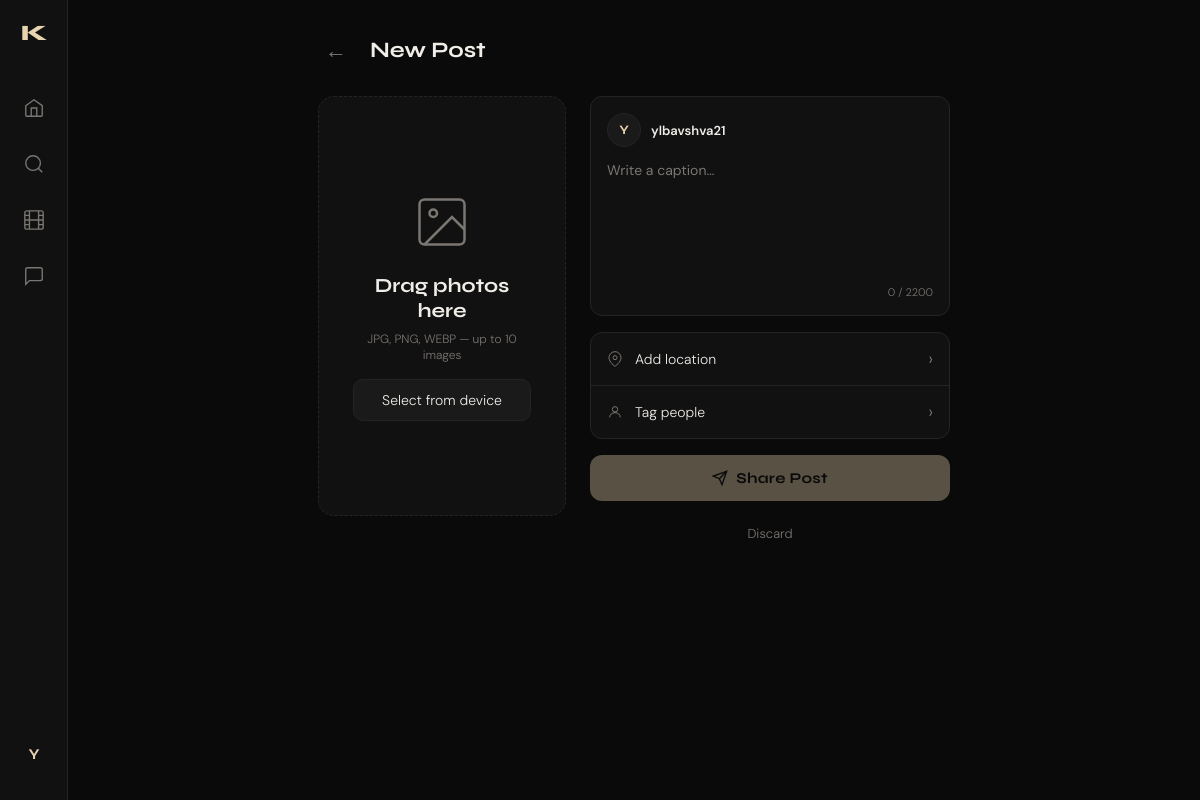
The app's page /posts/create/ (signed in), older data.
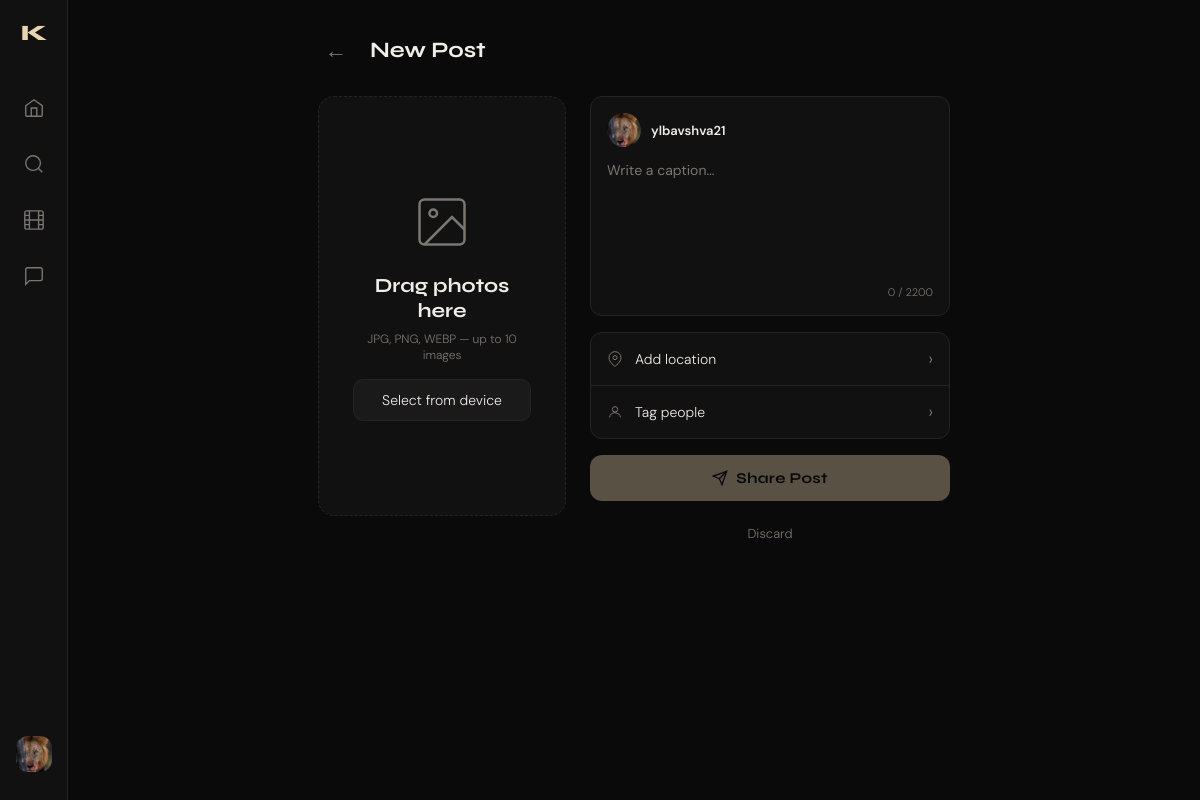
The same page, newer data.
### users/models.py (models this page shows, shortened)
class User(AbstractUser):
    id = models.UUIDField(primary_key=True, default=uuid.uuid4, editable=False)
    bio = models.TextField(max_length=500, blank=True)
    avatar = models.ImageField(upload_to='profile_pics/', blank=True, null=True)
    website = models.URLField(blank=True)
    is_private = models.BooleanField(default=False)
    followers = models.ManyToManyField(
        'self',
        through='Follow',
        symmetrical=False,
        related_name='following_set'
    )
    class Meta:
        db_table = 'users'

### posts/views.py (the view)
# urls.py: path('create/', views.create_post_view, name='create'),
@login_required
def create_post_view(request):
    if request.method == 'POST':
        form = PostCreateForm(request.POST, request.FILES)
        if form.is_valid():
            post = form.save(commit=False)
            post.author = request.user
            post.save()
            images = request.FILES.getlist('images')
            for idx, img in enumerate(images):
                PostImage.objects.create(post=post, image=img, order=idx)
            return redirect('users:feed')
    else:
        form = PostCreateForm()
    return render(request, 'posts/create.html', {'form': form})

### posts/forms.py
class PostCreateForm(forms.ModelForm):
    images = MultiImageField(
        required=True,
        max_num=10,
        help_text='Select one or more images',
        validators=[FileExtensionValidator(['jpg', 'jpeg', 'png', 'webp'])],
    )
    class Meta:
        model = Post
        fields = ('caption',)
        widgets = {
            'caption': forms.Textarea(attrs={
                'placeholder': 'Write a caption…',
                'rows': 4,
                'maxlength': 2200,
            })
        }

### templates/posts/create.html (shortened to what this page needs)
{% extends 'users/base.html' %}
{% load static %}
{% block extra_css %}<link rel="stylesheet" href="{% static 'posts/main.css' %}">{% endblock %}
{% block content %}
<div class="create-page">
  <div class="create-header">
    <a href="javascript:history.back()" class="back-btn">←</a>
    <h2>New Post</h2>
  </div>
  <form method="post" enctype="multipart/form-data" id="createForm" class="create-form">
    <div class="create-steps">
      <div class="step" id="stepMedia">
        <div class="drop-zone" id="dropZone">
          <div class="drop-inner" id="dropInner">
            <div class="drop-icon">
              <svg viewBox="0 0 24 24" fill="none" stroke="currentColor" stroke-width="1">
                <rect x="3" y="3" width="18" height="18" rx="2"/>
                <circle cx="8.5" cy="8.5" r="1.5"/>
                <path d="M21 15l-5-5L5 21"/>
              </svg>
            </div>
            <p class="drop-title">Drag photos here</p>
            <p class="drop-hint">JPG, PNG, WEBP — up to 10 images</p>
            <label class="drop-select-btn">
              Select from device
            </label>
          </div>
        </div>
      </div>
      <div class="create-side" id="createSide">
        <div class="caption-box">
          <div class="caption-author-row">
            {% if request.user.avatar %}
              <img src="{{ request.user.avatar.url }}" class="cap-av" />
            {% else %}
              <div class="cap-av-ph">{{ request.user.username|first|upper }}</div>
            {% endif %}
            <span class="cap-username">{{ request.user.username }}</span>
          </div>
          <textarea
            name="caption"
            id="captionInput"
            placeholder="Write a caption…"
            maxlength="2200"
            rows="5"
            class="cap-textarea"
          >{{ form.caption.value|default:'' }}</textarea>
          <div class="cap-count"><span id="capCount">0</span> / 2200</div>
        </div>
        <div class="create-options-list">
          <div class="create-option">
            <span class="co-icon">
              <svg viewBox="0 0 24 24" fill="none" stroke="currentColor" stroke-width="1.5" width="16" height="16"><path d="M21 10c0 7-9 13-9 13S3 17 3 10a9 9 0 0118 0z"/><circle cx="12" cy="10" r="3"/></svg>
            </span>
            <span>Add location</span>
            <span class="co-arrow">›</span>
          </div>
          <div class="create-option">
            <span class="co-icon">
              <svg viewBox="0 0 24 24" fill="none" stroke="currentColor" stroke-width="1.5" width="16" height="16"><circle cx="12" cy="8" r="4"/><path d="M4 20c0-4 3.58-7 8-7s8 3 8 7"/></svg>
            </span>
            <span>Tag people</span>
            <span class="co-arrow">›</span>
          </div>
        </div>
        <button type="submit" class="share-btn" id="shareBtn" disabled>
          <svg viewBox="0 0 24 24" fill="none" stroke="currentColor" stroke-width="2" width="16" height="16"><line x1="22" y1="2" x2="11" y2="13"/><polygon points="22 2 15 22 11 13 2 9 22 2"/></svg>
          Share Post
        </button>
        <a href="javascript:history.back()" class="discard-btn">Discard</a>
      </div>
    </div>
  </form>
</div>
{% endblock %}

### templates/feed/base.html (shortened to what this page needs)
{% load static %}
<!DOCTYPE html>
<html lang="en">
<head>
  <link rel="stylesheet" href="{% static 'users/main.css' %}" />
  {% block extra_css %}{% endblock %}
</head>
<body>
{% if user.is_authenticated %}
<nav class="sidebar">
  <div class="sidebar-logo">K</div>
  <div class="sidebar-links">
    <a href="/" class="nav-link {% block nav_home %}{% endblock %}" title="Home">
      <svg viewBox="0 0 24 24" fill="none" stroke="currentColor" stroke-width="1.5"><path d="M3 9.5L12 3l9 6.5V20a1 1 0 01-1 1H4a1 1 0 01-1-1V9.5z"/><path d="M9 21V12h6v9"/></svg>
    </a>
    <a href="{% url 'users:search' %}" class="nav-link {% block nav_search %}{% endblock %}" title="Search">
      <svg viewBox="0 0 24 24" fill="none" stroke="currentColor" stroke-width="1.5"><circle cx="11" cy="11" r="8"/><path d="M21 21l-4.35-4.35"/></svg>
    </a>
    <a href="{% url 'reels:home' %}" class="nav-link {% block nav_reels %}{% endblock %}" title="Reels">
      <svg viewBox="0 0 24 24" fill="none" stroke="currentColor" stroke-width="1.5"><rect x="2" y="2" width="20" height="20" rx="2.18"/><path d="M7 2v20M17 2v20M2 12h20M2 7h5M2 17h5M17 7h5M17 17h5"/></svg>
    </a>
    <a href="{% url 'chats:home' %}" class="nav-link {% block nav_chats %}{% endblock %}" title="Messages">
      <svg viewBox="0 0 24 24" fill="none" stroke="currentColor" stroke-width="1.5"><path d="M21 15a2 2 0 01-2 2H7l-4 4V5a2 2 0 012-2h14a2 2 0 012 2z"/></svg>
    </a>
    <a href="{% url 'users:profile' user.username %}" class="nav-link nav-avatar {% block nav_profile %}{% endblock %}" title="Profile">
      {% if user.avatar %}
        <img src="{{ user.avatar.url }}" alt="avatar" />
      {% else %}
        <span>{{ user.username|first|upper }}</span>
      {% endif %}
    </a>
  </div>
</nav>
{% endif %}
<main class="main-content {% if not user.is_authenticated %}auth-page{% endif %}">
  {% block content %}{% endblock %}
</main>
</body>
</html>

Row changes from the older to the newer data that the page shows:
changed User "ylbavshva21": avatar: picture added; user.avatar: picture added; avatar empty → "profile_pics/images.jpeg" (drawn); username|first "Y" → (not shown); user.username|first "Y" → (not shown)
